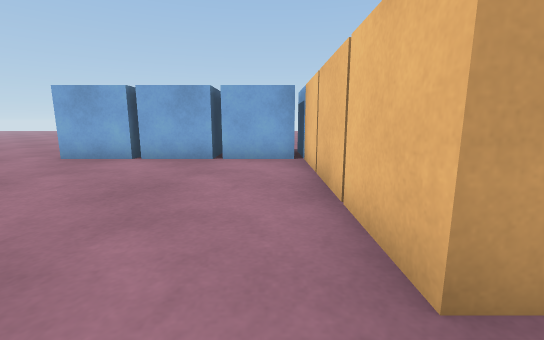
view 1 (above)

12 first-person views from a walk through a Unity game level. The camera is 0.51 m above the floor, tilts 10° down and sees 90° across. The floor is counted in squares, 0.5 m on a side. Each view is taken from the middle of a square. On the plan, view 1 faces up. The plan holds only what a view shows up to about 11 squares ahead; the rest is blank. The place goes on beyond the plan. The player is left out. Some animated figures are left out.

view 2
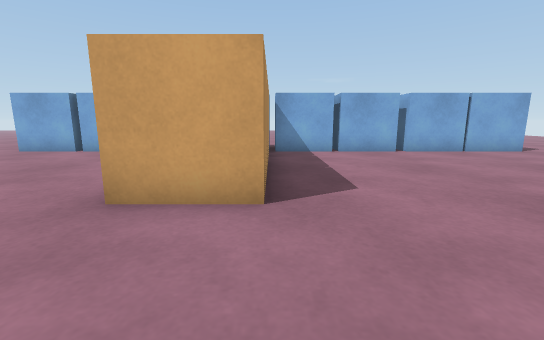

view 3
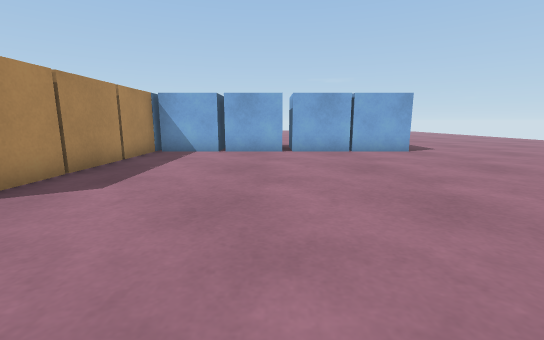

view 4
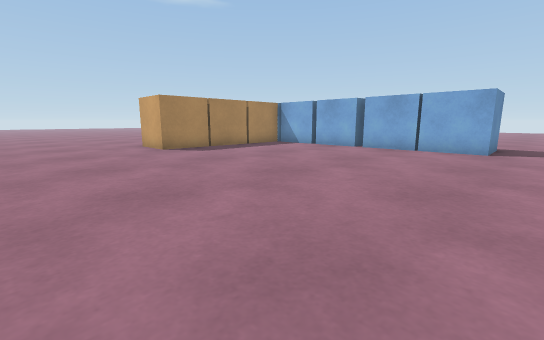

view 5
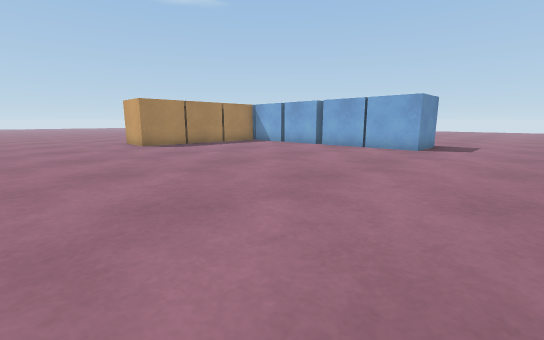

view 6
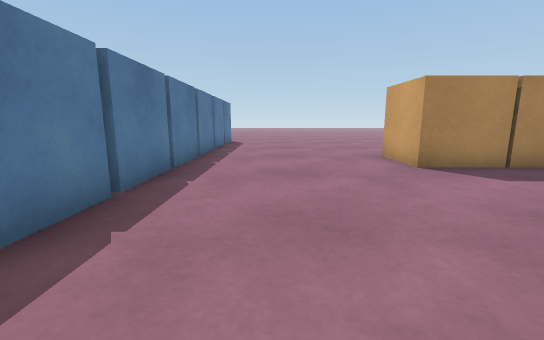

view 7
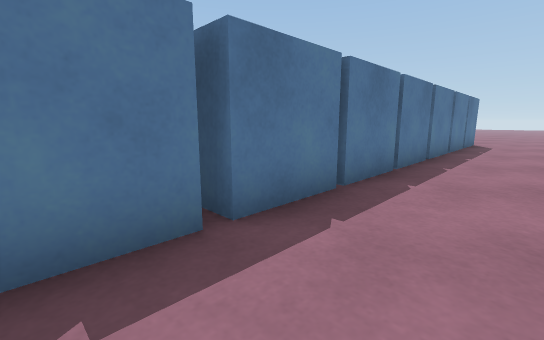

view 8
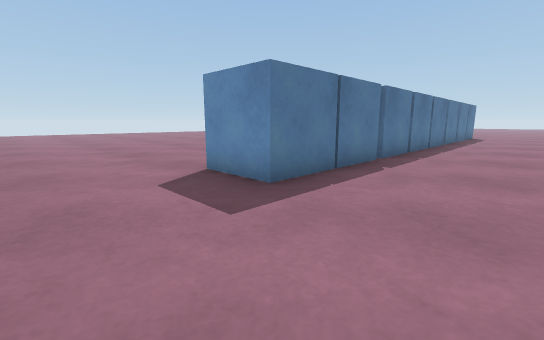

view 9
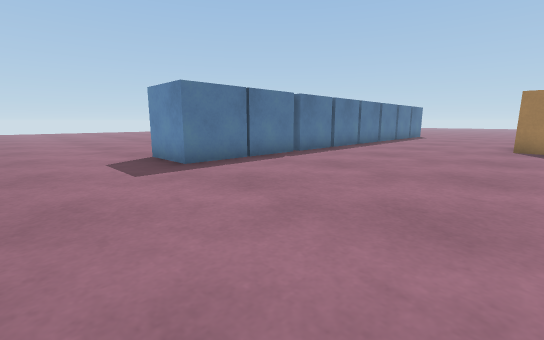

view 10
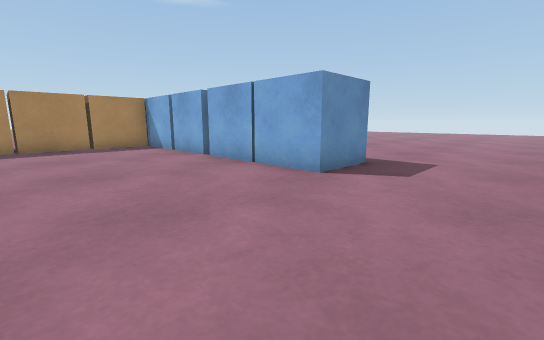

view 11
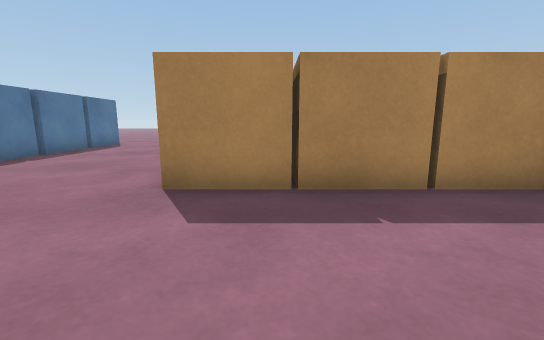

view 12
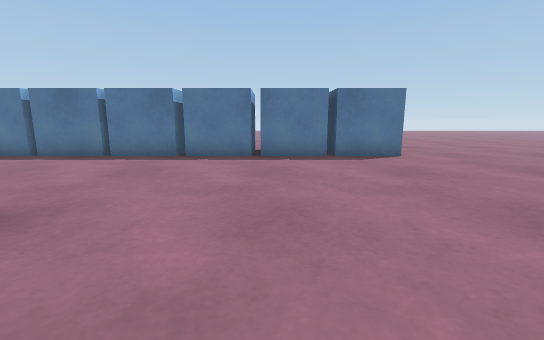

### Floor plan
Points are (right, up) in squares from view 1. A wall is a line through its corners. A room is listed if a view was taken in it or the views show most of it. See-through windows are left out.
Room 1 (views 1, 2, 3, 4, 5, 6, 7, 8, 9, 10, 11)
walls: (7.6, -4.2) (11.8, -4.2) (11.8, -6.2); (7.4, 7.6) (2.9, 7.6); (11.8, 7.6) (7.7, 7.6); (2.9, 8.1) (2.9, 1.3) (0.9, 1.3); (0.9, -4.2) (7.4, -4.2); (-0.4, -4.2) (0.6, -4.2)
ways out: opening at (0, -1.5) to room 2; opening at (14, 6.3) to room 2; opening at (14, -6.7)
Room 2 (view 12)
walls: (0.8, 7.6) (-3.8, 7.6); (-3.9, 7.6) (-6, 7.6); (0.9, 1.3) (0.9, 9.6); (-1.4, -4.2) (-0.4, -4.2); (-3.8, -4.2) (-1.6, -4.2); (-6, -4.2) (-3.9, -4.2); (11.8, 9.6) (11.8, 7.6)
ways out: opening at (0, -1.5) to room 1; opening at (14, 6.3) to room 1

Where each view was taken, in squares from view 1:
view 1: 0 up, 0 right, facing up
view 2: 2 down, 3 right, facing up
view 3: 2 down, 7 right, facing up
view 4: 3 down, 13 right, facing up-left
view 5: 3 down, 15 right, facing up-left
view 6: 2 down, 9 right, facing left
view 7: 2 down, 9 right, facing down-left
view 8: 1 down, 15 right, facing down-left
view 9: 2 up, 15 right, facing down-left
view 10: 3 up, 15 right, facing up-left
view 11: 3 up, 7 right, facing left
view 12: 4 up, 2 left, facing down
